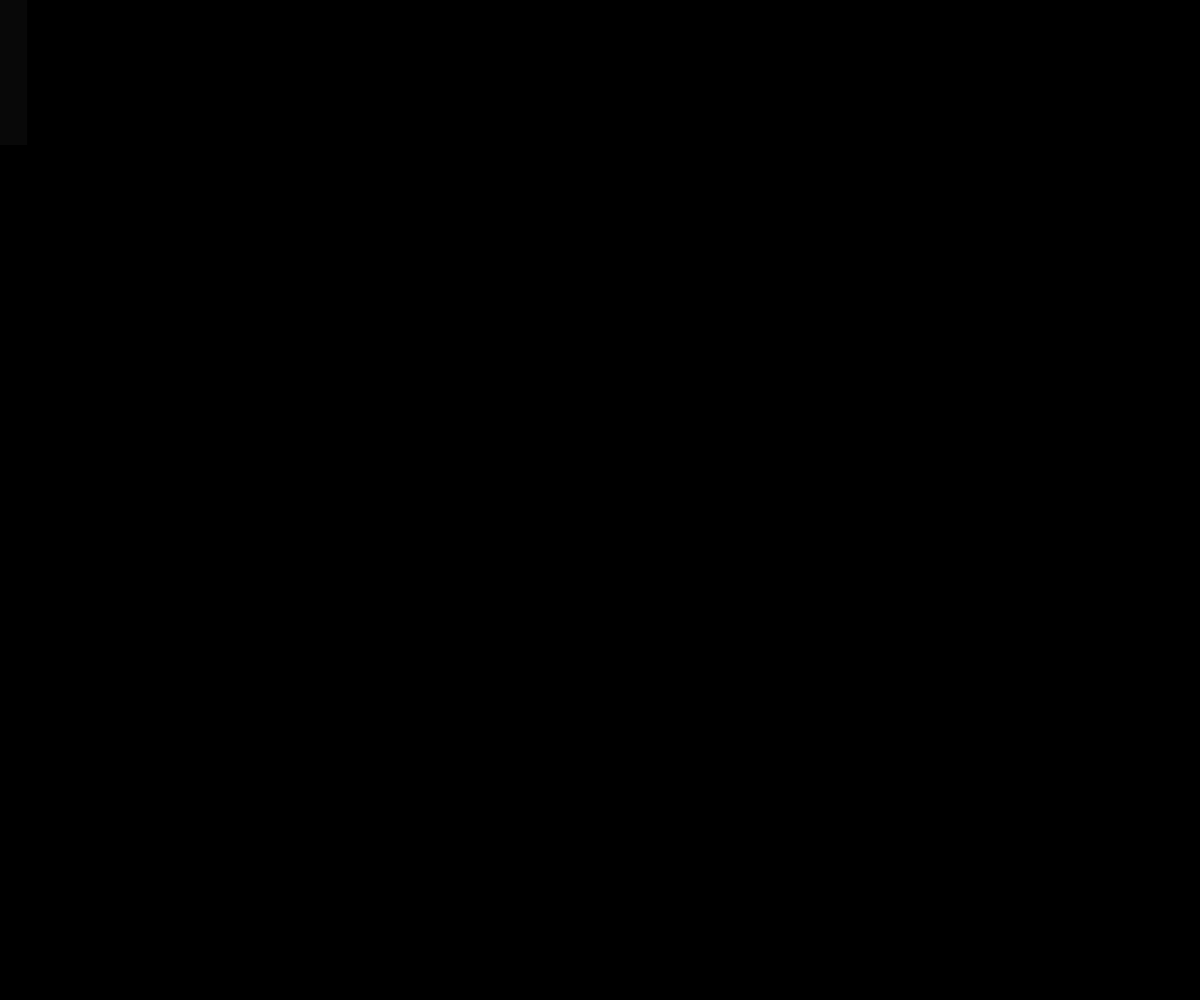
Frame 1 (no input)
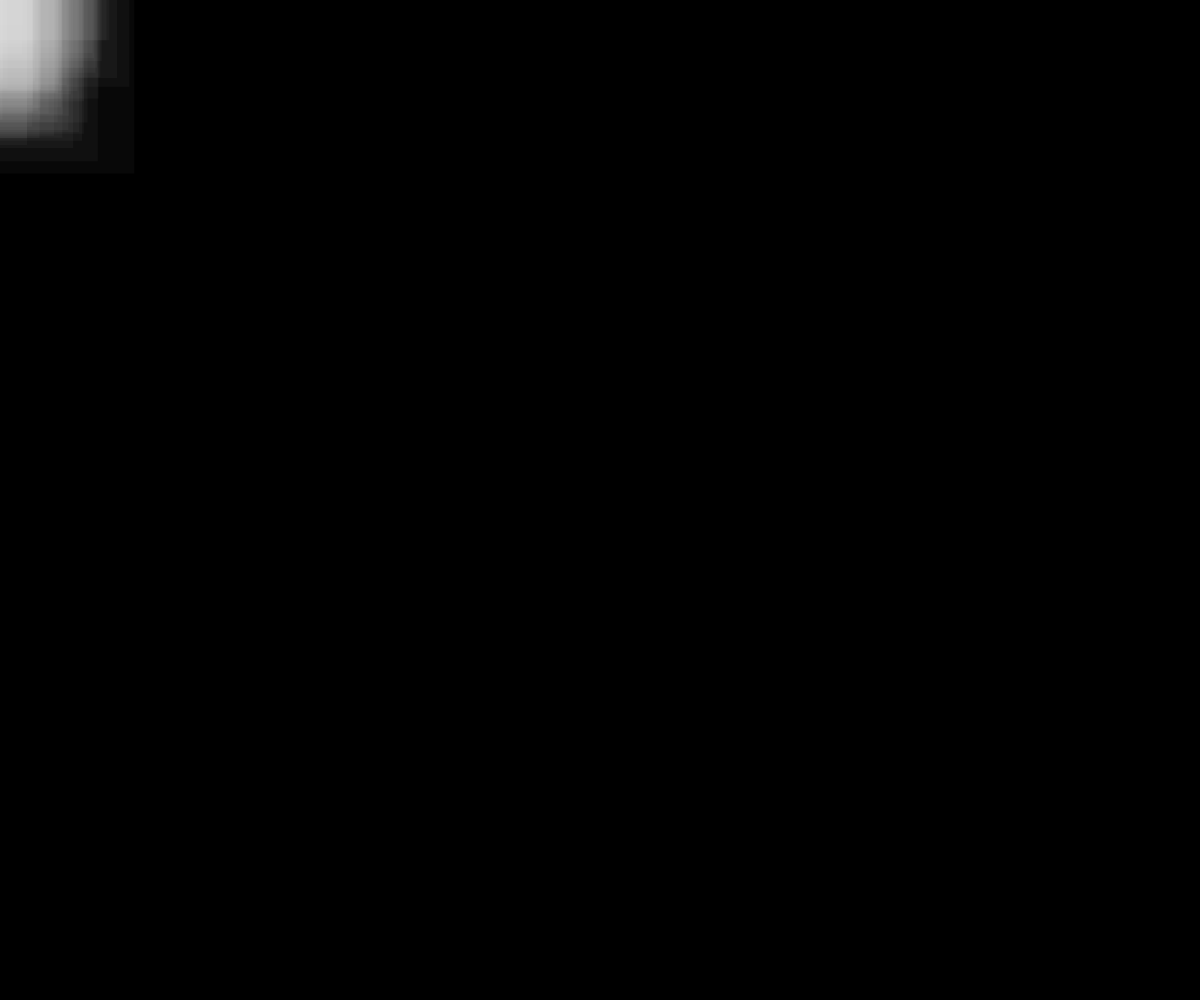
Frame 60 (no input)
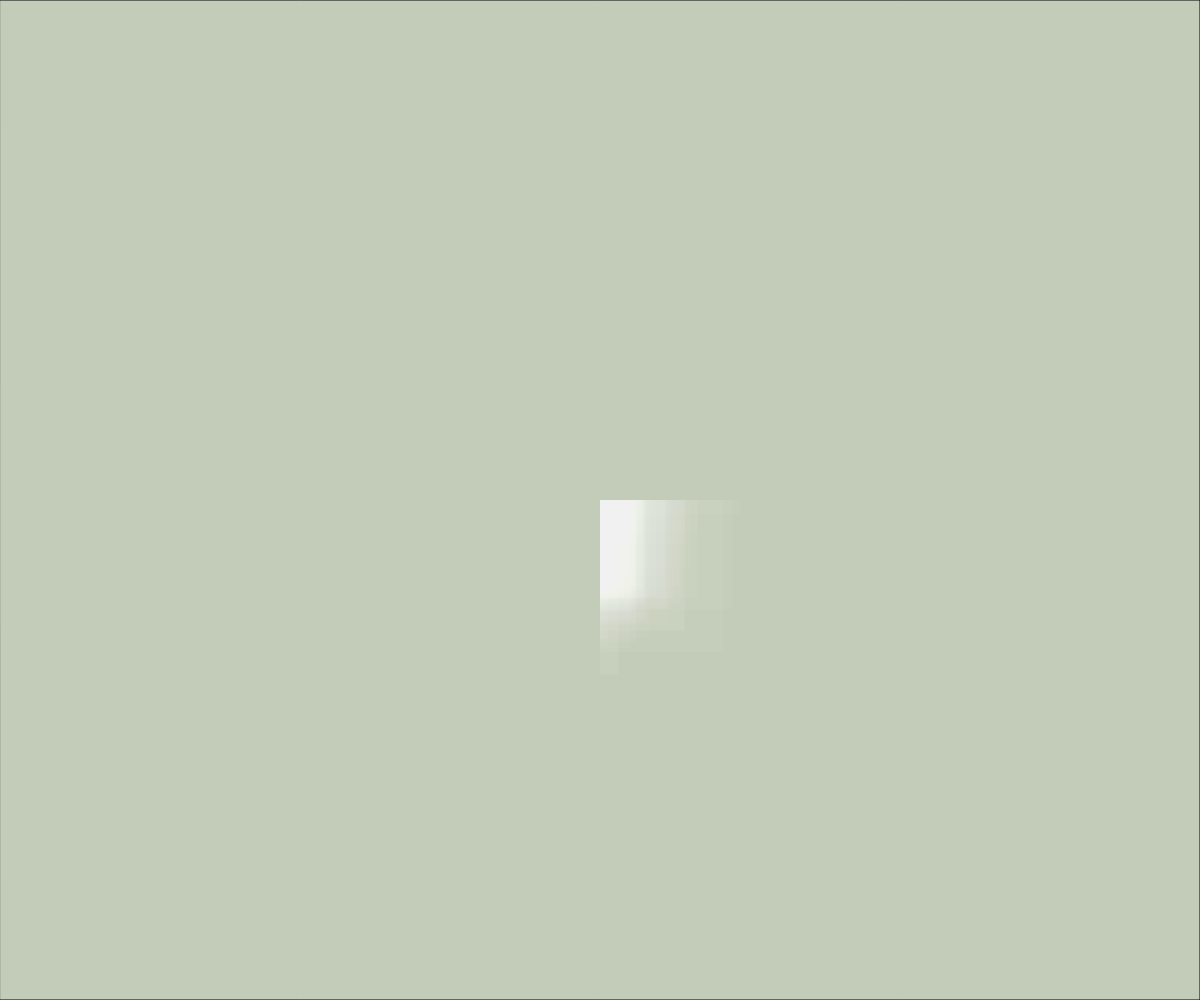
Frame 120 (the mouse pressed at the canvas centre since frame 60)

The p5.js sketch that drew these frames (run headless with seeded random() and noise() and a simulated clock; from frame 60 on, the mouse is pressed at the canvas centre):

// p5.js sketch
// ── sketch.js
var posX, posY;
var amt;

function setup() {
  createCanvas(windowWidth, windowHeight);
  background(0, 0, 0);
  colorMode(HSB, 100);
}

function draw() {

  push();

  posX = mouseX;
  posY = mouseY;
  amt = random(10, 100);

  var nPosX = posX + random(-amt, amt);
  var nPosY = posY + random(-amt, amt);

  //strokeWeight(random(0.1,2));
  noStroke();
  fill(0, 0, 100, 3);
  //ellipse(posX, posY, nPosX, nPosY);
  rect(mouseX, mouseY, 50 + random(-amt, amt), 100 + random(-amt, amt));
  rotate(30 * PI / 180);

  posX = nPosX;
  posY = nPosY;

  pop();
}

function mousePressed() {
  fill(random(100), 10, 80);
  rect(0, 0, windowWidth, windowHeight);

}


function windowResized() {
  resizeCanvas(windowWidth, windowHeight);
}
